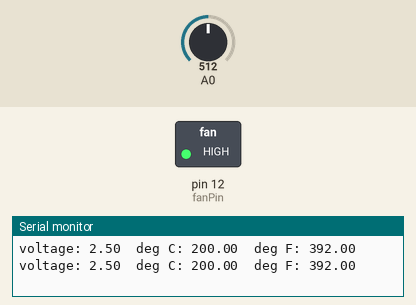
This sketch was run on a simulated Arduino Uno, built with avr-gcc and run on an emulated ATmega328P. Shown: switched loads named in the sketch (green lamp = pin HIGH), the last lines printed to the serial monitor. The inputs (shaded band) are chosen by the test bench; at power-on: A0 = 512.

Above: at 1.8 s.
1.9 s: A0 set to 193
3.4 s: A0 set to 169
At 5.2 s:
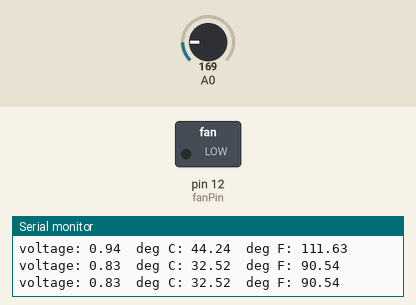
5.5 s: A0 set to 306
At 6.9 s:
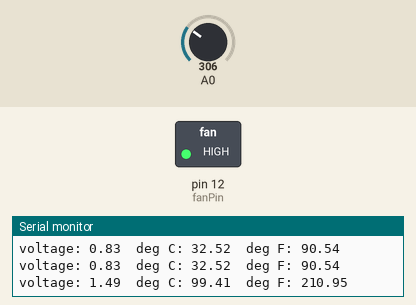
7.5 s: A0 set to 122
At 8.6 s:
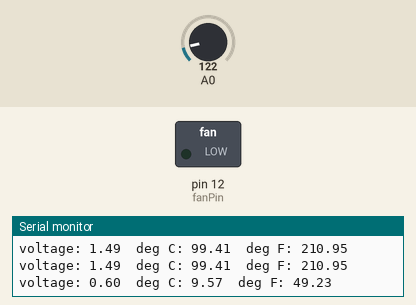
Timing chart, 0 to 10.5 s (numbered marks = the images above; inputs shaded):
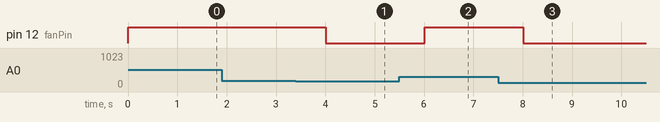

The sketch:

Interfacing_Temperature_Sensor_and_Fan_Program.ino
```cpp
int temperaturePin = 0;
int fanPin = 12;

void setup()
{
Serial.begin(9600);
pinMode(fanPin, OUTPUT);
}

void loop()
{
float voltage, degreesC, degreesF;
voltage = getVoltage(temperaturePin);
degreesC = (voltage - 0.5) * 100.0;
degreesF = degreesC * (9.0/5.0) + 32.0;

Serial.print("voltage: ");
Serial.print(voltage);
Serial.print("  deg C: ");
Serial.print(degreesC);
Serial.print("  deg F: ");
Serial.println(degreesF);

  if (degreesC>40){
    digitalWrite(fanPin, HIGH);
  }
  else{
    digitalWrite(fanPin, LOW);
  }


delay(1000);
}
float getVoltage(int pin)
{
return (analogRead(pin) * 0.004882814);
}
```

Measured:
- the behaviour switches between 185 and 184 on A0 (found by bisection; images 0 and 1)
- after the input at 3.4 s, pin 12 (fanPin): HIGH → LOW after 0.61 s
- after the input at 5.5 s, pin 12 (fanPin): LOW → HIGH after 0.51 s
- after the input at 7.5 s, pin 12 (fanPin): HIGH → LOW after 0.51 s
